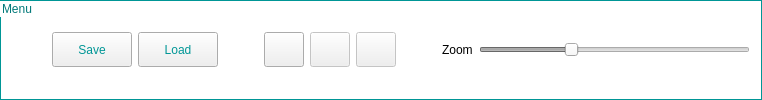
                              <widget class="QGroupBox" name="groupBox_Menu">
                               <property name="sizePolicy">
                                <sizepolicy hsizetype="Preferred" vsizetype="Fixed">
                                 <horstretch>0</horstretch>
                                 <verstretch>0</verstretch>
                                </sizepolicy>
                               </property>
                               <property name="minimumSize">
                                <size>
                                 <width>661</width>
                                 <height>50</height>
                                </size>
                               </property>
                               <property name="styleSheet">
                                <string notr="true">QGroupBox{ border: 1px solid ;
background-color: transparent;
border-color: rgb(0,150,150);
color:rgb(0,120,120);
;}</string>
                               </property>
                               <property name="title">
                                <string>Menu</string>
                               </property>
                               <layout class="QHBoxLayout" name="horizontalLayout_44">
                                <item>
                                 <spacer name="horizontalSpacer_30">
                                  <property name="orientation">
                                   <enum>Qt::Horizontal</enum>
                                  </property>
                                  <property name="sizeType">
                                   <enum>QSizePolicy::Fixed</enum>
                                  </property>
                                  <property name="sizeHint" stdset="0">
                                   <size>
                                    <width>40</width>
                                    <height>20</height>
                                   </size>
                                  </property>
                                 </spacer>
                                </item>
                                <item>
                                 <widget class="QPushButton" name="saveButton_patternSettings">
                                  <property name="enabled">
                                   <bool>true</bool>
                                  </property>
                                  <property name="sizePolicy">
                                   <sizepolicy hsizetype="Minimum" vsizetype="Fixed">
                                    <horstretch>0</horstretch>
                                    <verstretch>0</verstretch>
                                   </sizepolicy>
                                  </property>
                                  <property name="minimumSize">
                                   <size>
                                    <width>70</width>
                                    <height>35</height>
                                   </size>
                                  </property>
                                  <property name="toolTip">
                                   <string>Save settings to a file</string>
                                  </property>
                                  <property name="styleSheet">
                                   <string notr="true">QPushButton{
	color:rgb(0,150,150);
}</string>
                                  </property>
                                  <property name="text">
                                   <string>Save</string>
                                  </property>
                                  <property name="icon">
                                   <iconset resource="HiRes.qrc">
                                    <normaloff>:/new/prefix1/Icons/save.png</normaloff>:/new/prefix1/Icons/save.png</iconset>
                                  </property>
                                 </widget>
                                </item>
                                <item>
                                 <widget class="QPushButton" name="loadButton_patternSettings">
                                  <property name="minimumSize">
                                   <size>
                                    <width>70</width>
                                    <height>35</height>
                                   </size>
                                  </property>
                                  <property name="toolTip">
                                   <string>Load settings from a file</string>
                                  </property>
                                  <property name="styleSheet">
                                   <string notr="true">QPushButton{
	color:rgb(0,150,150);
}</string>
                                  </property>
                                  <property name="text">
                                   <string>Load</string>
                                  </property>
                                  <property name="icon">
                                   <iconset resource="HiRes.qrc">
                                    <normaloff>:/new/prefix1/Icons/load.png</normaloff>:/new/prefix1/Icons/load.png</iconset>
                                  </property>
                                 </widget>
                                </item>
                                <item>
                                 <spacer name="horizontalSpacer_33">
                                  <property name="orientation">
                                   <enum>Qt::Horizontal</enum>
                                  </property>
                                  <property name="sizeType">
                                   <enum>QSizePolicy::Fixed</enum>
                                  </property>
                                  <property name="sizeHint" stdset="0">
                                   <size>
                                    <width>40</width>
                                    <height>20</height>
                                   </size>
                                  </property>
                                 </spacer>
                                </item>
                                <item>
                                 <widget class="QPushButton" name="addPatternsButton">
                                  <property name="sizePolicy">
                                   <sizepolicy hsizetype="Fixed" vsizetype="Fixed">
                                    <horstretch>0</horstretch>
                                    <verstretch>0</verstretch>
                                   </sizepolicy>
                                  </property>
                                  <property name="minimumSize">
                                   <size>
                                    <width>40</width>
                                    <height>35</height>
                                   </size>
                                  </property>
                                  <property name="toolTip">
                                   <string>Add Pattern</string>
                                  </property>
                                  <property name="text">
                                   <string/>
                                  </property>
                                  <property name="icon">
                                   <iconset resource="HiRes.qrc">
                                    <normaloff>:/new/prefix1/Icons/add.png</normaloff>:/new/prefix1/Icons/add.png</iconset>
                                  </property>
                                 </widget>
                                </item>
                                <item>
                                 <widget class="QPushButton" name="removePatternsButton">
                                  <property name="enabled">
                                   <bool>false</bool>
                                  </property>
                                  <property name="sizePolicy">
                                   <sizepolicy hsizetype="Fixed" vsizetype="Fixed">
                                    <horstretch>0</horstretch>
                                    <verstretch>0</verstretch>
                                   </sizepolicy>
                                  </property>
                                  <property name="minimumSize">
                                   <size>
                                    <width>40</width>
                                    <height>35</height>
                                   </size>
                                  </property>
                                  <property name="toolTip">
                                   <string>Delete Pattern</string>
                                  </property>
                                  <property name="text">
                                   <string/>
                                  </property>
                                  <property name="icon">
                                   <iconset resource="HiRes.qrc">
                                    <normaloff>:/new/prefix1/Icons/delete.png</normaloff>:/new/prefix1/Icons/delete.png</iconset>
                                  </property>
                                 </widget>
                                </item>
                                <item>
                                 <widget class="QPushButton" name="selectAllButton">
                                  <property name="enabled">
                                   <bool>false</bool>
                                  </property>
                                  <property name="sizePolicy">
                                   <sizepolicy hsizetype="Fixed" vsizetype="Fixed">
                                    <horstretch>0</horstretch>
                                    <verstretch>0</verstretch>
                                   </sizepolicy>
                                  </property>
                                  <property name="minimumSize">
                                   <size>
                                    <width>40</width>
                                    <height>35</height>
                                   </size>
                                  </property>
                                  <property name="toolTip">
                                   <string>Select All Patterns</string>
                                  </property>
                                  <property name="text">
                                   <string/>
                                  </property>
                                  <property name="icon">
                                   <iconset resource="HiRes.qrc">
                                    <normaloff>:/new/prefix1/Icons/select.png</normaloff>:/new/prefix1/Icons/select.png</iconset>
                                  </property>
                                 </widget>
                                </item>
                                <item>
                                 <spacer name="horizontalSpacer_32">
                                  <property name="orientation">
                                   <enum>Qt::Horizontal</enum>
                                  </property>
                                  <property name="sizeHint" stdset="0">
                                   <size>
                                    <width>40</width>
                                    <height>20</height>
                                   </size>
                                  </property>
                                 </spacer>
                                </item>
                                <item>
                                 <widget class="QLabel" name="label_Zoom">
                                  <property name="sizePolicy">
                                   <sizepolicy hsizetype="Fixed" vsizetype="Preferred">
                                    <horstretch>0</horstretch>
                                    <verstretch>0</verstretch>
                                   </sizepolicy>
                                  </property>
                                  <property name="minimumSize">
                                   <size>
                                    <width>0</width>
                                    <height>35</height>
                                   </size>
                                  </property>
                                  <property name="styleSheet">
                                   <string notr="true">QLabel{border:0px}</string>
                                  </property>
                                  <property name="text">
                                   <string>Zoom</string>
                                  </property>
                                 </widget>
                                </item>
                                <item>
                                 <widget class="QSlider" name="zoomSlider">
                                  <property name="enabled">
                                   <bool>false</bool>
                                  </property>
                                  <property name="sizePolicy">
                                   <sizepolicy hsizetype="Expanding" vsizetype="Fixed">
                                    <horstretch>0</horstretch>
                                    <verstretch>0</verstretch>
                                   </sizepolicy>
                                  </property>
                                  <property name="minimumSize">
                                   <size>
                                    <width>271</width>
                                    <height>35</height>
                                   </size>
                                  </property>
                                  <property name="minimum">
                                   <number>50</number>
                                  </property>
                                  <property name="maximum">
                                   <number>200</number>
                                  </property>
                                  <property name="value">
                                   <number>100</number>
                                  </property>
                                  <property name="sliderPosition">
                                   <number>100</number>
                                  </property>
                                  <property name="orientation">
                                   <enum>Qt::Horizontal</enum>
                                  </property>
                                  <property name="invertedAppearance">
                                   <bool>false</bool>
                                  </property>
                                 </widget>
                                </item>
                               </layout>
                              </widget>
